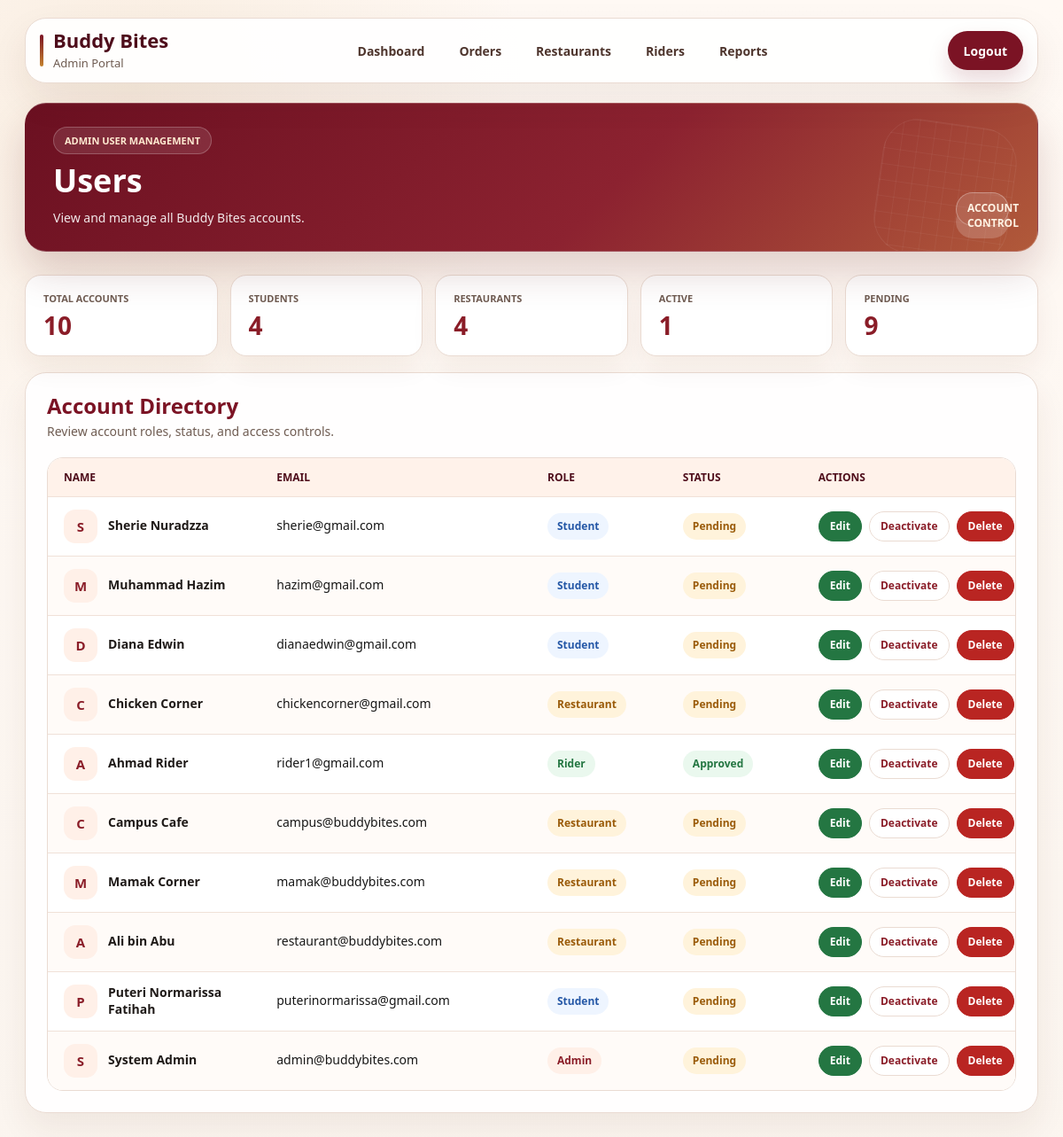
Screenshot of /pages/admin_users.php (signed in) with the database file from the repository.
### tables this page shows
CREATE TABLE `users` (
  `user_id` int(11) NOT NULL,
  `user_code` varchar(20) DEFAULT NULL,
  `full_name` varchar(100) NOT NULL,
  `email` varchar(100) NOT NULL,
  `password` varchar(255) NOT NULL,
  `role` enum('student','restaurant','rider','admin') NOT NULL,
  `created_at` timestamp NOT NULL DEFAULT current_timestamp(),
  `phone` varchar(30) DEFAULT '',
  `status` varchar(30) DEFAULT 'Pending'
);

### pages/admin_users.php (the view, shortened to what this page needs)
<?php
include("../includes/db.php");
function e($value) {
    return htmlspecialchars((string)$value, ENT_QUOTES, "UTF-8");
}
$users = $conn->query("
    SELECT user_id, full_name, email, role, status
    FROM users
    ORDER BY created_at DESC
");
$userRows = [];
$roleCounts = [
    "student" => 0,
    "restaurant" => 0,
    "rider" => 0,
    "admin" => 0
];
$activeAccounts = 0;
$pendingAccounts = 0;
if ($users) {
    while ($user = $users->fetch_assoc()) {
        $role = strtolower((string)$user["role"]);
        $status = $user["status"] ?: "Active";
        $userRows[] = $user;
        if (isset($roleCounts[$role])) {
            $roleCounts[$role]++;
        }
        if (strtolower($status) === "pending") {
            $pendingAccounts++;
        } elseif (strtolower($status) !== "inactive") {
            $activeAccounts++;
        }
    }
}
$totalAccounts = count($userRows);
?>
<?php include("../includes/header.php"); ?>
<main class="admin-shell admin-premium admin-users-page">
    <nav class="admin-topbar">
        <a class="admin-brand" href="admin_dashboard.php">
            <span>
                <b>Buddy Bites</b>
                <small>Admin Portal</small>
            </span>
        </a>
        <div class="admin-main-nav">
            <a href="admin_dashboard.php">Dashboard</a>
            <a href="manage_orders.php">Orders</a>
            <a href="restaurant_management.php">Restaurants</a>
            <a href="rider_management.php">Riders</a>
            <a href="admin_report.php">Reports</a>
        </div>
        <div class="admin-user-nav">
            <a class="admin-logout" href="logout.php">
                Logout
            </a>
        </div>
    </nav>
    <section class="admin-content">
        <header class="admin-hero">
            <div>
                <p>Admin User Management</p>
                <h1>Users</h1>
                <small>View and manage all Buddy Bites accounts.</small>
            </div>
        </header>
        <section class="user-directory-summary" aria-label="User account summary">
            <article>
                <span>Total Accounts</span>
                <strong><?php echo $totalAccounts; ?></strong>
            </article>
            <article>
                <span>Students</span>
                <strong><?php echo $roleCounts["student"]; ?></strong>
            </article>
            <article>
                <span>Restaurants</span>
                <strong><?php echo $roleCounts["restaurant"]; ?></strong>
            </article>
            <article>
                <span>Active</span>
                <strong><?php echo $activeAccounts; ?></strong>
            </article>
            <article>
                <span>Pending</span>
                <strong><?php echo $pendingAccounts; ?></strong>
            </article>
        </section>
        <section class="admin-panel user-directory-panel">
            <div class="admin-section-heading">
                <h2>Account Directory</h2>
                <p>Review account roles, status, and access controls.</p>
            </div>
            <div class="admin-table-wrap">
                <table class="admin-table">
                    <thead>
                        <tr>
                            <th>Name</th>
                            <th>Email</th>
                            <th>Role</th>
                            <th>Status</th>
                            <th>Actions</th>
                        </tr>
                    </thead>
                    <tbody>
                        <?php foreach ($userRows as $user) {
                            $role = strtolower((string)$user["role"]);
                            $status = $user["status"] ?: "Active";
                            $statusClass = strtolower(str_replace(" ", "-", $status));
                        ?>
                            <tr>
                                <td>
                                    <div class="user-name-cell">
                                        <span><?php echo e(strtoupper(substr($user["full_name"], 0, 1))); ?></span>
                                        <b><?php echo e($user["full_name"]); ?></b>
                                    </div>
                                </td>
                                <td><?php echo e($user["email"]); ?></td>
                                <td><span class="role-pill role-<?php echo e($role); ?>"><?php echo e(ucfirst($role)); ?></span></td>
                                <td><span class="status-badge status-<?php echo e($statusClass); ?>"><?php echo e($status); ?></span></td>
                                <td>
                                    <div class="admin-table-actions user-actions">
                                        <a class="admin-save-btn" href="admin_users.php?edit=<?php echo (int)$user["user_id"]; ?>">Edit</a>
                                        <a href="admin_users.php?deactivate=<?php echo (int)$user["user_id"]; ?>">Deactivate</a>
                                        <a class="admin-delete-btn" href="admin_users.php?delete=<?php echo (int)$user["user_id"]; ?>" onclick="return confirm('Delete this user?')">Delete</a>
                                    </div>
                                </td>
                            </tr>
                        <?php } ?>
                    </tbody>
                </table>
            </div>
        </section>
    </section>
</main>
<?php include("../includes/footer.php"); ?>

### rows the page displays
users: full_name "S", full_name "Sherie Nuradzza", email "sherie@gmail.com", role "Student", status "Pending"
users: full_name "M", full_name "Muhammad Hazim", email "hazim@gmail.com", role "Student", status "Pending"
users: full_name "D", full_name "Diana Edwin", email "dianaedwin@gmail.com", role "Student", status "Pending"
users: full_name "C", full_name "Chicken Corner", email "chickencorner@gmail.com", role "Restaurant", status "Pending"
users: full_name "A", full_name "Ahmad Rider", email "rider1@gmail.com", role "Rider", status "Approved"
users: full_name "C", full_name "Campus Cafe", email "campus@buddybites.com", role "Restaurant", status "Pending"
users: full_name "M", full_name "Mamak Corner", email "mamak@buddybites.com", role "Restaurant", status "Pending"
users: full_name "A", full_name "Ali bin Abu", email "restaurant@buddybites.com", role "Restaurant", status "Pending"
users: full_name "P", full_name "Puteri Normarissa Fatihah", email "puterinormarissa@gmail.com", role "Student", status "Pending"
users: full_name "S", full_name "System Admin", email "admin@buddybites.com", role "Admin", status "Pending"

### other values shown
$totalAccounts "10"
$roleCounts["student"] "4"
$roleCounts["restaurant"] "4"
$activeAccounts "1"
$pendingAccounts "9"
